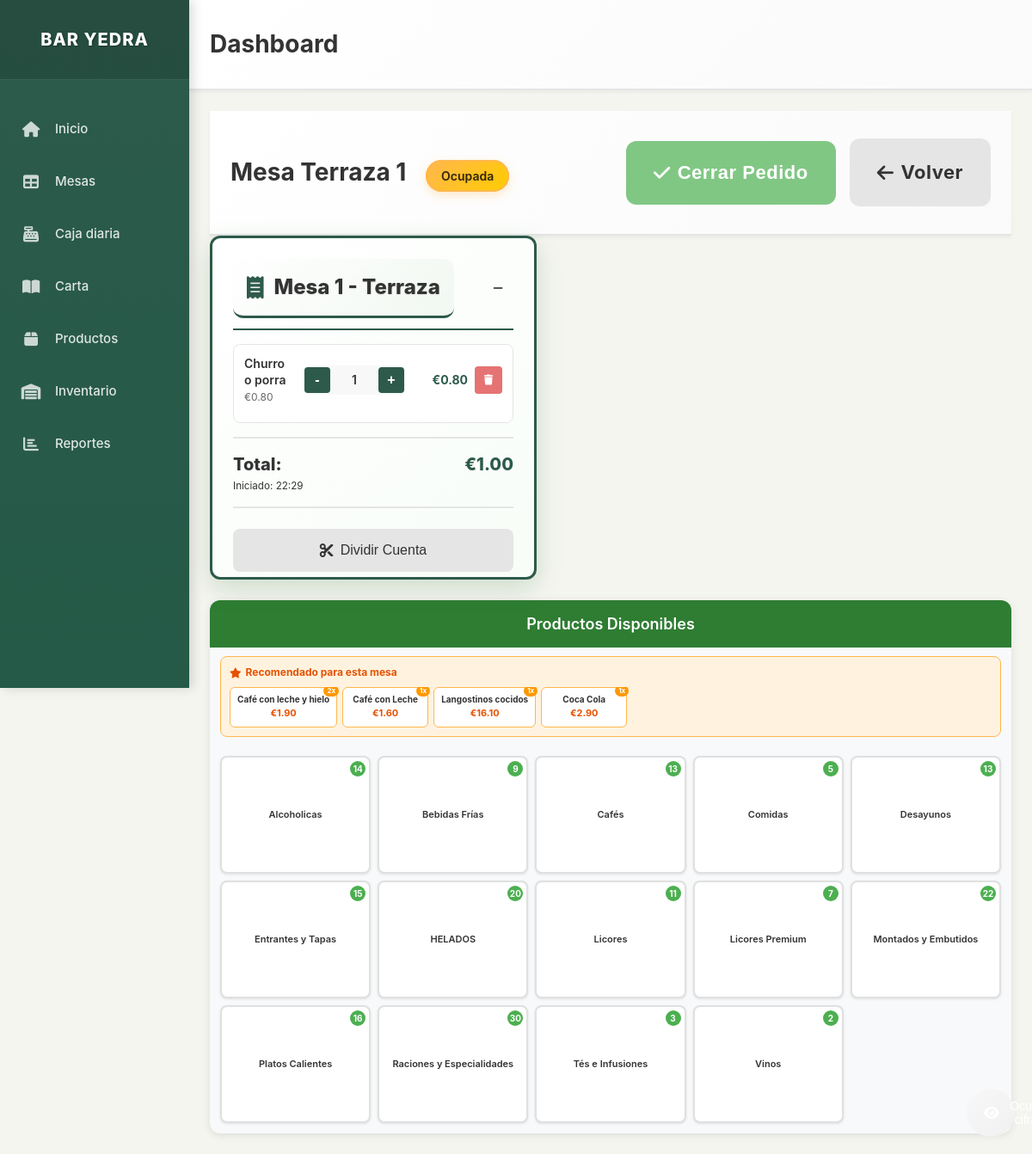
Before: /mesa/1 with the older database file.
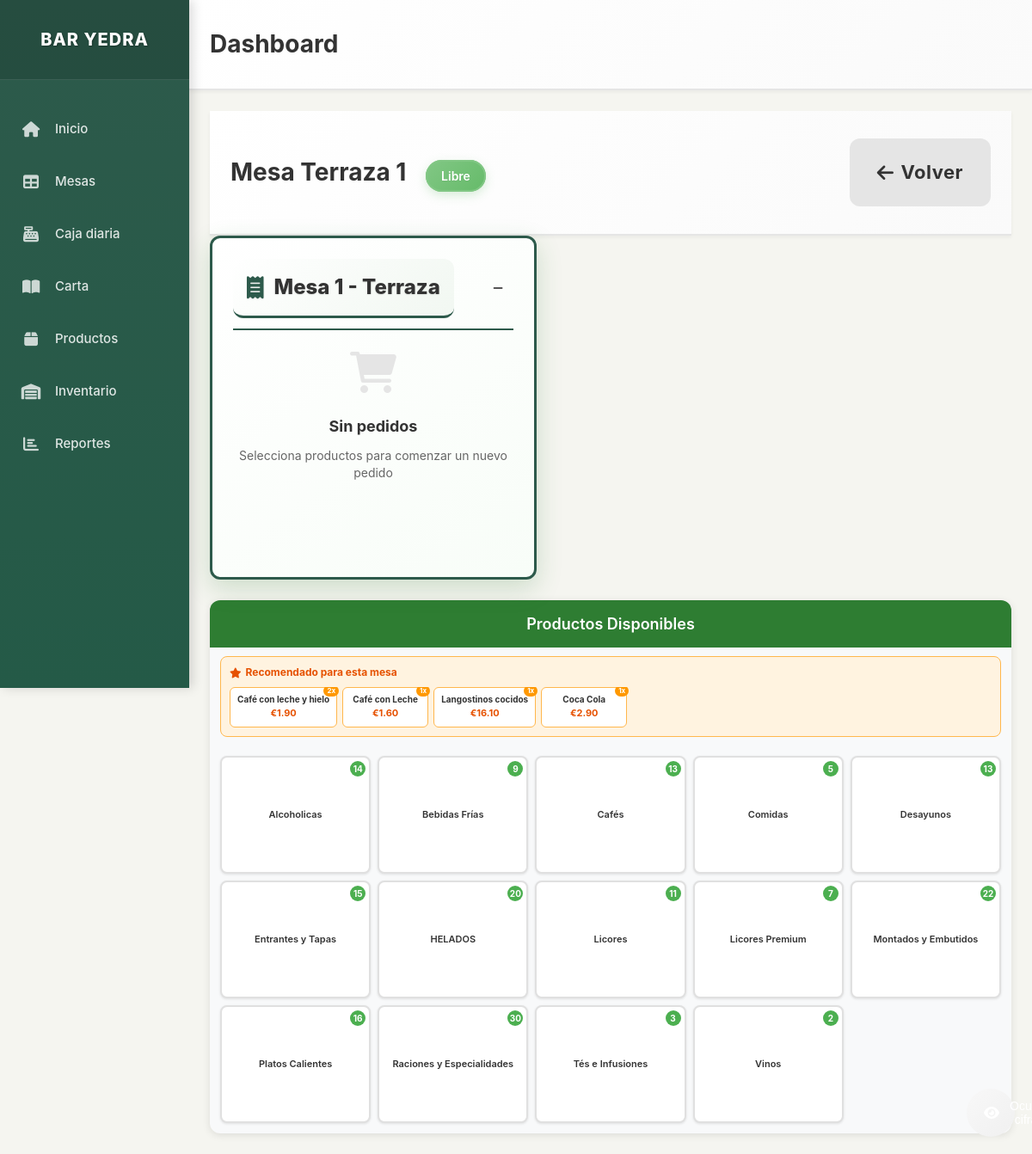
After: the same page with the newer database file.
### models.py (models this page shows, shortened)
class Mesa(db.Model):
    __tablename__ = 'mesa'
    id = db.Column(db.Integer, primary_key=True)
    numero = db.Column(db.Integer, nullable=False)
    zona = db.Column(db.String(50), nullable=False)  # Terraza, Sala, Barra
    estado = db.Column(db.String(20), default='libre')  # libre, ocupada, pagada
    pedidos = db.relationship('Pedido', backref='mesa', lazy=True)

class Producto(db.Model):
    __tablename__ = 'producto'
    id = db.Column(db.Integer, primary_key=True)
    nombre = db.Column(db.String(100), nullable=False)
    precio = db.Column(db.Numeric(10, 2), nullable=False)
    categoria = db.Column(db.String(50), nullable=False, default='General')
    foto_url = db.Column(db.String(255), nullable=True)
    descripcion = db.Column(db.Text, nullable=True)
    activo = db.Column(db.Boolean, default=True)
    orden = db.Column(db.Integer, default=0)  # Para ordenar productos en la interfaz
    stock_actual = db.Column(db.Integer, default=0)  # Cantidad actual en stock
    stock_minimo = db.Column(db.Integer, default=5)  # Alerta cuando llegue a este nivel
    unidad_medida = db.Column(db.String(20), default='unidad')  # unidad, litro, kg, etc.
    fecha_actualizacion = db.Column(db.DateTime, default=datetime.utcnow)

class Pedido(db.Model):
    __tablename__ = 'pedido'
    id = db.Column(db.Integer, primary_key=True)
    mesa_id = db.Column(db.Integer, db.ForeignKey('mesa.id'), nullable=False)
    productos = db.Column(db.Text)  # JSON string with products and quantities
    total = db.Column(db.Numeric(10, 2), default=0.00)
    fecha_creacion = db.Column(db.DateTime, default=datetime.utcnow)
    fecha_pago = db.Column(db.DateTime)
    forma_pago = db.Column(db.String(20))  # efectivo, tarjeta
    estado = db.Column(db.String(20), default='abierto')  # abierto, cerrado, pagado
    tickets = db.relationship('Ticket', backref='pedido', lazy=True)

### app.py (the view)
@app.route('/mesa/<int:mesa_id>')
def table_detail(mesa_id):
    mesa = Mesa.query.get_or_404(mesa_id)
    productos = Producto.query.filter_by(activo=True).order_by(Producto.categoria, Producto.orden, Producto.nombre).all()
    es_terraza = mesa.zona.lower() == 'terraza'
    suplemento_terraza = Decimal('0.20') if es_terraza else Decimal('0.00')
    productos_por_categoria = {}
    productos_dict = {}
    for producto in productos:
        if producto.categoria not in productos_por_categoria:
            productos_por_categoria[producto.categoria] = []
        productos_por_categoria[producto.categoria].append(producto)
        productos_dict[producto.id] = producto
    pedido_actual = Pedido.query.filter_by(mesa_id=mesa_id, estado='abierto').first()
    recomendaciones = get_menu_recommendations(mesa_id)
    return render_template('table_detail.html',
                         mesa=mesa,
                         productos_por_categoria=productos_por_categoria,
                         productos_dict=productos_dict,
                         pedido_actual=pedido_actual,
                         es_terraza=es_terraza,
                         suplemento_terraza=suplemento_terraza,
                         recomendaciones=recomendaciones)

### app.py (called while the page is built)
@app.template_filter('from_json')
def from_json_filter(value):
    if value:
        try:
            return json.loads(value)
        except (json.JSONDecodeError, TypeError):
            return []
    return []

### templates/table_detail.html (shortened to what the changed rows need)
{% extends "layout.html" %}
{% block content %}
<div class="content-header">
    <h1 class="page-title">
        Mesa {{ mesa.zona }} {{ mesa.numero }}
        <span class="table-status-badge table-{{ mesa.estado }}">{{ mesa.estado|title }}</span>
    </h1>
    <div class="table-actions">
        {% if pedido_actual %}
            <button class="btn btn-success btn-lg touch-friendly" onclick="closeOrder({{ mesa.id }})">
                <i class="fas fa-check"></i> Cerrar Pedido
            </button>
        {% endif %}
        <a href="{{ url_for('index') }}" class="btn btn-secondary btn-lg touch-friendly">
            <i class="fas fa-arrow-left"></i> Volver
        </a>
    </div>
</div>
<div class="table-detail-layout">
    <div class="products-panel-new">
        <div class="products-header">
            <h2>Productos Disponibles</h2>
        </div>
    </div>
    <div class="order-panel-fixed">
        <div class="order-header">
            <h2 class="panel-title">
                <i class="fas fa-receipt"></i> Mesa {{ mesa.numero }} - {{ mesa.zona }}
            </h2>
            <div class="order-controls">
                <button class="btn-minimize" onclick="toggleOrderPanel()" title="Minimizar panel">
                </button>
            </div>
        </div>
        {% if pedido_actual and pedido_actual.total > 0 %}
            <div class="current-order">
                <div class="order-items">
                    {% set productos_pedido = pedido_actual.productos|from_json if pedido_actual.productos else {} %}
                    {% for producto_id, cantidad in productos_pedido.items() %}
                        {% set producto = productos_dict[producto_id|int] %}
                        <div class="order-item">
                            <div class="item-details">
                                <div class="item-name">{{ producto.nombre }}</div>
                                <div class="item-price">€{{ "%.2f"|format(producto.precio) }}</div>
                            </div>
                            <div class="item-quantity">
                                <button class="btn-quantity" onclick="updateQuantity({{ mesa.id }}, {{ producto.id }}, {{ cantidad - 1 }})">-</button>
                                <span class="quantity">{{ cantidad }}</span>
                                <button class="btn-quantity" onclick="updateQuantity({{ mesa.id }}, {{ producto.id }}, {{ cantidad + 1 }})">+</button>
                            </div>
                            <div class="item-subtotal">€{{ "%.2f"|format(producto.precio * cantidad) }}</div>
                            <button class="btn-remove" onclick="removeFromOrder({{ mesa.id }}, {{ producto.id }})" title="Eliminar">
                                <i class="fas fa-trash"></i>
                            </button>
                        </div>
                    {% endfor %}
                </div>
                <div class="order-summary">
                    <div class="summary-row total-row">
                        <span class="summary-label">Total:</span>
                        <span class="summary-value">€{{ "%.2f"|format(pedido_actual.total) }}</span>
                    </div>
                    <div class="summary-info">
                        <small>Iniciado: {{ pedido_actual.fecha_creacion.strftime('%H:%M') if pedido_actual.fecha_creacion else 'Ahora' }}</small>
                    </div>
                </div>
                <div class="order-actions">
                    <button class="btn btn-secondary btn-sm full-width" onclick="splitBill({{ mesa.id }})" style="margin-bottom: 10px;">
                        <i class="fas fa-cut"></i> Dividir Cuenta
                    </button>
                </div>
            </div>
        {% else %}
            <div class="empty-order">
                <div class="empty-icon">
                    <i class="fas fa-shopping-cart"></i>
                </div>
                <h3>Sin pedidos</h3>
                <p>Selecciona productos para comenzar un nuevo pedido</p>
            </div>
        {% endif %}
    </div>
</div>
{% endblock %}

Changed rows visible on the page:
no longer on this page (row unchanged): Producto: nombre "Churro o porra", precio "0.80", producto.precio*cantidad "0.80"
no longer on this page (row edited): Pedido: productos "{\"54\": 1}" (drawn), total "1.00", fecha_creacion "22:29"
changed Mesa "Terraza": estado "Ocupada" → "Libre"
Other visible differences:
text no longer shown: "Cerrar Pedido Total: € Iniciado: Dividir Cuenta"
text now shown: "Sin pedidos Selecciona productos para comenzar un nuevo pedido"
list line gone: "€ - 1 + €"
